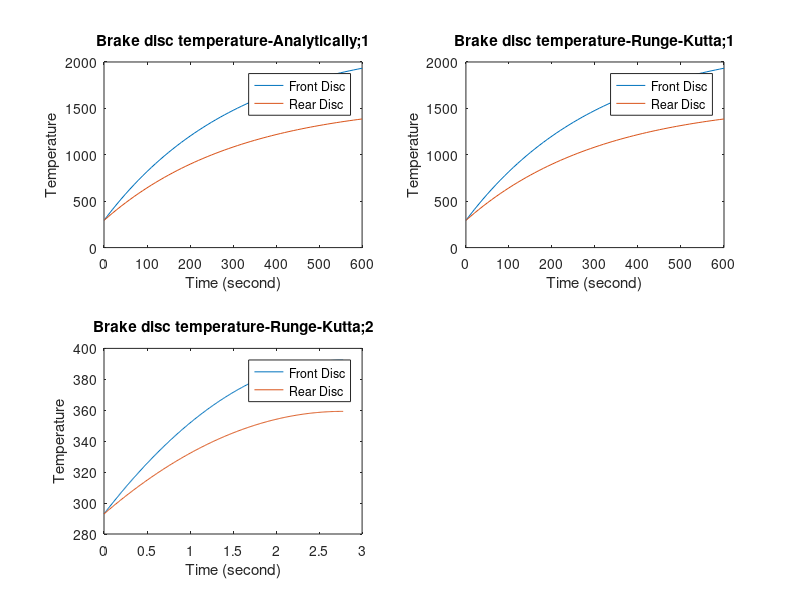

Reproduce this figure in MATLAB.
clear all, close all  , clc
%________________________________________
% Parameters:

m = 14000;              %kg
lamda = 1.3;
g = 9.80665;            %m/s^2
v_i = 36*(5/18);        %m/s
v_flat = 60*(5/18);     %m/s
theta_i = 7;            %degree
theta_o = 0;            %degree
A = 0.8;                %m^2
c = 500;                %J/KgK
h = 60;                 %W/m^2K
T_a = 20+273;           %Kelvin
m_b = 30;               %kg
f_r = 0.01;
A_p = 5;                %m^2
C_D = 0.5;
row = 1.2;              %kg/m^3
a_target = 6;           %m/s^2
a_i = 0; %speed is constant for first scenario
%________________________________________
% 1.A:

F_i = lamda*m*a_i;
F_G = m*g*sind(theta_i);
F_R = f_r*m*g*cosd(theta_i);
% -F_B-F_R+F_G+F_i = 0 => F_B = -F_R+F_G+F_i

F_B = -F_R+F_G+F_i; % that's equal to 15369 N
%________________________________________
% 1.B:

F_B_front = F_B*0.6;
F_B_rear = F_B*0.4;

P_B_front = (F_B_front)*v_i; %that's equal to 92215 
P_B_rear = (F_B_rear)*v_i;   %that's equal to 61476
P_B_total = P_B_front + P_B_rear; %that's equal to 153690

%________________________________________
% 1.C:
t = 0:10:600; %defining time interval
%front disc:
T_front = 1921.14 + 293 - (1921.14./(exp(3.2e-3 * t))); %function found in report

subplot(2, 2, 1)
plot(t, T_front)

%rear disc:
T_rear = 1280.75 + 293 - (1280.75./(exp(3.2e-3 * t)));%function found in report

hold on
subplot(2, 2, 1)
plot(t, T_rear) 
hold off

title("Brake disc temperature-Analytically;1")
xlabel("Time (second)")
ylabel("Temperature")
legend("Front Disc", "Rear Disc")

%________________________________________
% 1.D:

h_step_size = 10;
t_final = 6000/10;
t(1) = 0;
T(1) = 293;

%----------------------------------------
% for front disc
f = @(t, T) (P_B_front+ h*A*(T_a-T))/(m_b*c);

for i = 1: ceil(t_final/h_step_size)
    
    t(i+1) = t(i) + h_step_size;

    k_1 = f(t(i), T(i));
    k_2 = f(t(i) + 0.5*h_step_size, T(i) + 0.5*k_1*h_step_size);
    k_3 = f(t(i) + 0.5*h_step_size, T(i) + 0.5*k_2*h_step_size);
    k_4 = f(t(i) + h_step_size, T(i) + k_3*h_step_size);

    T(i+1) = T(i) + (h_step_size/6)*(k_1 + 2*k_2 + 2*k_3 + k_4);
end

subplot(2, 2, 2)
plot(t,T)
%----------------------------------------
% for rear disc

f = @(t, T) (P_B_rear+ h*A*(T_a-T))/(m_b*c);

for i = 1: ceil(t_final/h_step_size)
    
    t(i+1) = t(i) + h_step_size;

    k_1 = f(t(i), T(i));
    k_2 = f(t(i) + 0.5*h_step_size, T(i) + 0.5*k_1*h_step_size);
    k_3 = f(t(i) + 0.5*h_step_size, T(i) + 0.5*k_2*h_step_size);
    k_4 = f(t(i) + h_step_size, T(i) + k_3*h_step_size);

    T(i+1) = T(i) + (h_step_size/6)*(k_1 + 2*k_2 + 2*k_3 + k_4);
end
hold on
subplot(2, 2, 2)
plot(t,T)

title("Brake disc temperature-Runge-Kutta;1")
xlabel("Time (second)")
ylabel("Temperature")
legend("Front Disc", "Rear Disc")
hold off
%________________________________________
% 2.A:
% forces are writen according to the new values

F_G_2 = m*g*sind(theta_o);
F_R_2 = f_r*m*g*cosd(theta_o);

F_i_2 = lamda*m*a_target;

t_final_2 = v_flat/a_target; %new t_final
h_step_size_2 = 0.01; % new step_size


f = @(t, T, P_B_front_2) (P_B_front_2 + h * A * (T_a - T)) / (m_b * c);

for i = 1:ceil(t_final_2 / h_step_size_2)

    t(i+1) = t(i) + h_step_size_2;

    v_2 = v_flat - a_target * t(i);

    F_AD = 0.5 * row * C_D * A_p * v_2^2;
    F_B_2 = -F_R_2 + F_G_2 + F_i_2 - F_AD;

    F_B_front_2 = F_B_2 * 0.6;
    P_B_front_2 = F_B_front_2 * v_2;

    k_1 = f(t(i), T(i), P_B_front_2);
    k_2 = f(t(i) + 0.5 * h_step_size_2, T(i) + 0.5 * k_1 * h_step_size_2, P_B_front_2);
    k_3 = f(t(i) + 0.5 * h_step_size_2, T(i) + 0.5 * k_2 * h_step_size_2, P_B_front_2);
    k_4 = f(t(i) + h_step_size_2, T(i) + k_3 * h_step_size_2, P_B_front_2);

    T(i+1) = T(i) + (h_step_size_2 / 6) * (k_1 + 2 * k_2 + 2 * k_3 + k_4);
end

subplot(2, 2, 3)
plot(t,T)

%----------------------------------------
% for rear disc

f = @(t, T, P_B_rear_2) (P_B_rear_2 + h * A * (T_a - T)) / (m_b * c);

for i = 1:ceil(t_final_2 / h_step_size_2)
    
    t(i+1) = t(i) + h_step_size_2;

    v_2 = v_flat - a_target * t(i);

    F_AD = 0.5 * row * C_D * A_p * v_2^2;
    F_B_2 = -F_R_2 + F_G_2 + F_i_2 - F_AD;

    F_B_rear_2 = F_B_2*0.4;
    P_B_rear_2 = (F_B_rear_2)*v_2;

    k_1 = f(t(i), T(i), P_B_rear_2);
    k_2 = f(t(i) + 0.5 * h_step_size_2, T(i) + 0.5 * k_1 * h_step_size_2, P_B_rear_2);
    k_3 = f(t(i) + 0.5 * h_step_size_2, T(i) + 0.5 * k_2 * h_step_size_2, P_B_rear_2);
    k_4 = f(t(i) + h_step_size_2, T(i) + k_3 * h_step_size_2, P_B_rear_2);

    T(i+1) = T(i) + (h_step_size_2 / 6) * (k_1 + 2 * k_2 + 2 * k_3 + k_4);
end
hold on
subplot(2, 2, 3)
plot(t,T)
hold off

title("Brake disc temperature-Runge-Kutta;2")
xlabel("Time (second)")
ylabel("Temperature")
legend("Front Disc", "Rear Disc")
